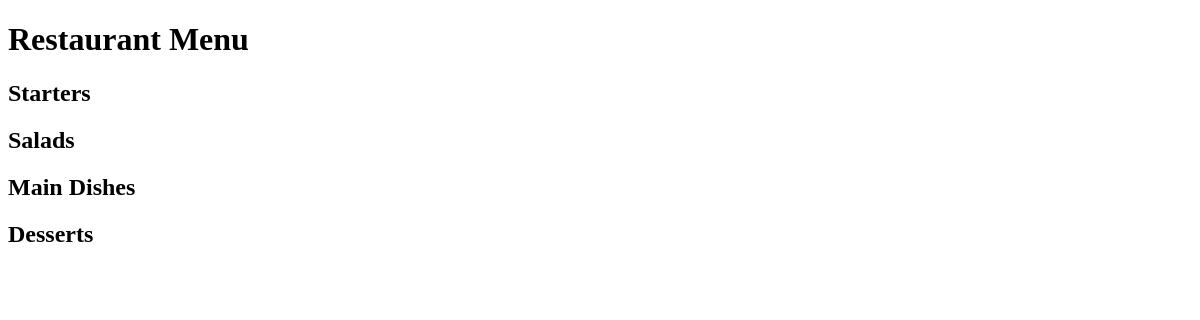
Before: / with the older database file.
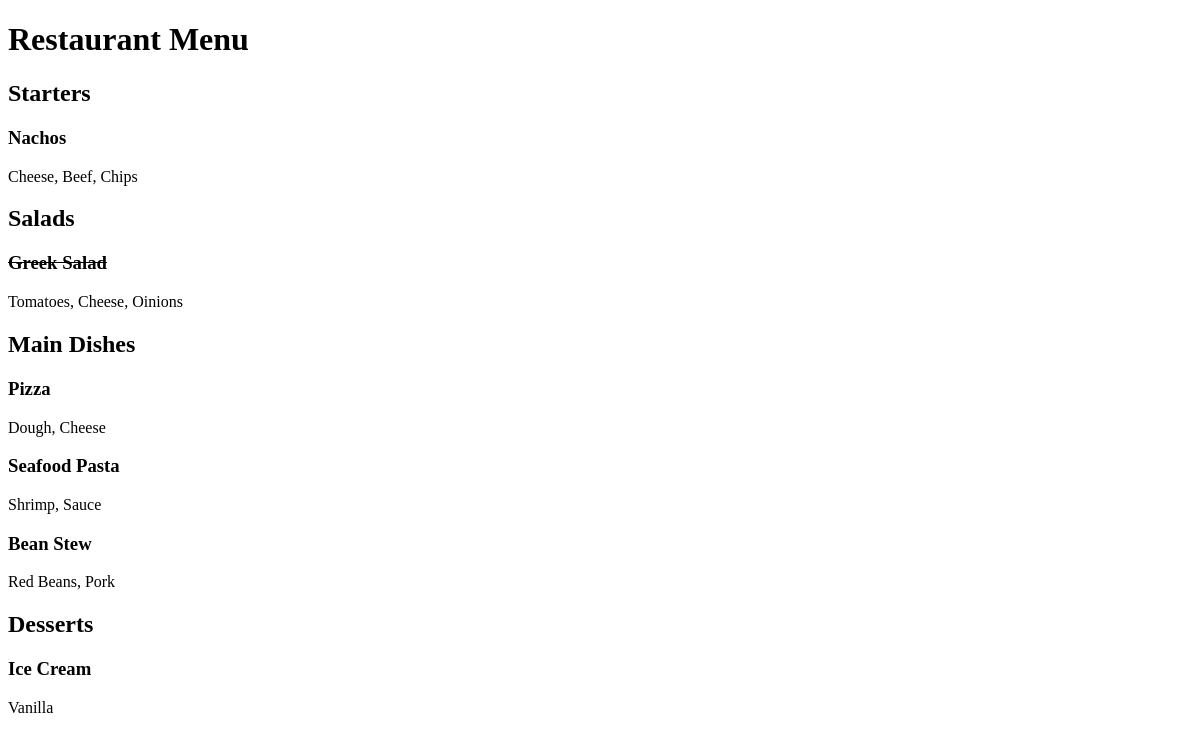
After: the same page with the newer database file.
### restaurant_menu/models.py (models this page shows, shortened)
class Item(models.Model):
    meal = models.CharField(max_length=1000, unique=True)
    description = models.CharField(max_length=2000)
    price = models.DecimalField(max_digits=10, decimal_places=2)
    meal_type = models.CharField(max_length=200, choices=MEAL_TYPE)
    author = models.ForeignKey(User, on_delete=models.PROTECT)
    status = models.IntegerField(choices=STATUS, default=0)
    date_created = models.DateTimeField(auto_now_add=True)
    date_updated = models.DateTimeField(auto_now=True)

### restaurant_menu/views.py (the view)
# urls.py: path('', views.MenuList.as_view(), name='home')
class MenuList(generic.ListView):
    queryset = Item.objects.order_by("date_created")
    template_name = "index.html"
    def get_context_data(self, **kwargs):
        context = super().get_context_data(**kwargs)
        context["meals"] = MEAL_TYPE
        return context

### restaurant_menu/templates/index.html (shortened to what this page needs)
<!DOCTYPE html>
<html lang="en">
<head>
</head>
<body>
    <h1>Restaurant Menu</h1>
    {% for meal in meals %}
        <h2>{{ meal.1 }}</h2>
            {% for row in item_list %}
                {% if row.meal_type == meal.0 %}
                    {% if row.status == 0 %}
                        <h3><del>{{ row.meal }}</del></h3>
                        <p>{{ row.description }}</p>
                    {% else %}
                        <h3>{{ row.meal }}</h3>
                        <p>{{ row.description }}</p>
                    {% endif %}
                {% endif %}
            {% endfor %}
    {% endfor %}
</body>
</html>

Changed rows visible on the page:
added Item: meal "Nachos", description "Cheese, Beef, Chips", shown under "Starters"
added Item: meal "Greek Salad", description "Tomatoes, Cheese, Oinions", shown under "Salads"
added Item: meal "Pizza", description "Dough, Cheese", shown under "Main Dishes"
added Item: meal "Seafood Pasta", description "Shrimp, Sauce", shown under "Main Dishes"
added Item: meal "Bean Stew", description "Red Beans, Pork", shown under "Main Dishes"
added Item: meal "Ice Cream", description "Vanilla", shown under "Desserts"
